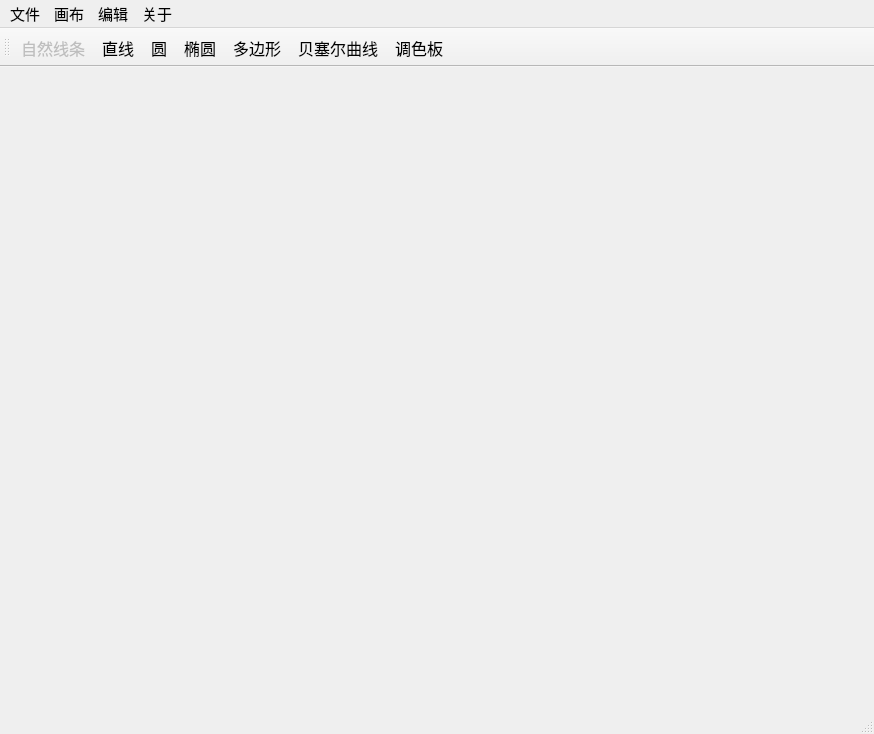
<?xml version="1.0" encoding="UTF-8"?>
<ui version="4.0">
 <class>MainWindow</class>
 <widget class="QMainWindow" name="MainWindow">
  <property name="geometry">
   <rect>
    <x>0</x>
    <y>0</y>
    <width>874</width>
    <height>734</height>
   </rect>
  </property>
  <property name="font">
   <font>
    <family>华文中宋</family>
    <pointsize>12</pointsize>
   </font>
  </property>
  <property name="windowTitle">
   <string>绘图板 ©RPG</string>
  </property>
  <property name="statusTip">
   <string/>
  </property>
  <widget class="QWidget" name="centralwidget">
   <layout class="QVBoxLayout" name="verticalLayout">
    <item>
     <widget class="QScrollArea" name="scrollArea">
      <property name="frameShape">
       <enum>QFrame::NoFrame</enum>
      </property>
      <property name="widgetResizable">
       <bool>true</bool>
      </property>
      <widget class="QWidget" name="scrollAreaWidgetContents">
       <property name="geometry">
        <rect>
         <x>0</x>
         <y>0</y>
         <width>852</width>
         <height>617</height>
        </rect>
       </property>
       <property name="minimumSize">
        <size>
         <width>800</width>
         <height>600</height>
        </size>
       </property>
       <widget class="DrawingArea" name="drawingArea" native="true">
        <property name="geometry">
         <rect>
          <x>0</x>
          <y>0</y>
          <width>800</width>
          <height>600</height>
         </rect>
        </property>
        <property name="statusTip">
         <string/>
        </property>
       </widget>
      </widget>
     </widget>
    </item>
   </layout>
  </widget>
  <widget class="QMenuBar" name="menubar">
   <property name="geometry">
    <rect>
     <x>0</x>
     <y>0</y>
     <width>874</width>
     <height>26</height>
    </rect>
   </property>
   <property name="font">
    <font>
     <family>华文中宋</family>
     <pointsize>11</pointsize>
    </font>
   </property>
   <widget class="QMenu" name="menuAbout">
    <property name="font">
     <font>
      <family>华文中宋</family>
      <pointsize>10</pointsize>
     </font>
    </property>
    <property name="toolTip">
     <string/>
    </property>
    <property name="statusTip">
     <string/>
    </property>
    <property name="title">
     <string>关于</string>
    </property>
    <addaction name="actionAboutAuthor"/>
    <addaction name="actionAboutSoftware"/>
    <addaction name="separator"/>
    <addaction name="separator"/>
    <addaction name="actionReleaseHistory"/>
    <addaction name="actionUpgrade"/>
   </widget>
   <widget class="QMenu" name="menuFile">
    <property name="title">
     <string>文件</string>
    </property>
    <addaction name="actionOpenFile"/>
    <addaction name="actionSaveFile"/>
   </widget>
   <widget class="QMenu" name="menuEdit">
    <property name="title">
     <string>编辑</string>
    </property>
   </widget>
   <widget class="QMenu" name="menuProject">
    <property name="title">
     <string>画布</string>
    </property>
    <addaction name="actionRedrawAll"/>
    <addaction name="actionClearPaper"/>
    <addaction name="actionSetPaperSize"/>
   </widget>
   <addaction name="menuFile"/>
   <addaction name="menuProject"/>
   <addaction name="menuEdit"/>
   <addaction name="menuAbout"/>
  </widget>
  <widget class="QToolBar" name="toolBar">
   <property name="windowTitle">
    <string>toolBar</string>
   </property>
   <attribute name="toolBarArea">
    <enum>TopToolBarArea</enum>
   </attribute>
   <attribute name="toolBarBreak">
    <bool>false</bool>
   </attribute>
   <addaction name="actionChooseNature"/>
   <addaction name="actionStraightLine"/>
   <addaction name="actionCircle"/>
   <addaction name="actionEllipse"/>
   <addaction name="actionPolygon"/>
   <addaction name="actionCurveBezier"/>
   <addaction name="actionPalette"/>
  </widget>
  <widget class="QStatusBar" name="statusBar"/>
  <action name="actionAboutAuthor">
   <property name="icon">
    <iconset resource="img.qrc">
     <normaloff>:/MainWindow/aboutAuthor</normaloff>:/MainWindow/aboutAuthor</iconset>
   </property>
   <property name="text">
    <string>关于作者</string>
   </property>
   <property name="statusTip">
    <string>展示更多关于作者……</string>
   </property>
   <property name="font">
    <font>
     <family>华文中宋</family>
     <pointsize>10</pointsize>
    </font>
   </property>
  </action>
  <action name="actionAboutSoftware">
   <property name="icon">
    <iconset resource="img.qrc">
     <normaloff>:/MainWindow/aboutSoftware</normaloff>:/MainWindow/aboutSoftware</iconset>
   </property>
   <property name="text">
    <string>关于软件</string>
   </property>
   <property name="statusTip">
    <string>展示更多关于软件……</string>
   </property>
   <property name="font">
    <font>
     <family>华文中宋</family>
    </font>
   </property>
  </action>
  <action name="actionProjectView">
   <property name="text">
    <string>视图</string>
   </property>
   <property name="font">
    <font>
     <family>华文中宋</family>
     <pointsize>10</pointsize>
    </font>
   </property>
  </action>
  <action name="actionReleaseHistory">
   <property name="text">
    <string>历史版本</string>
   </property>
   <property name="statusTip">
    <string>查看软件发布的历史版本……</string>
   </property>
   <property name="font">
    <font>
     <family>华文中宋</family>
    </font>
   </property>
  </action>
  <action name="actionUpgrade">
   <property name="text">
    <string>更新</string>
   </property>
   <property name="statusTip">
    <string>手动检查更新……</string>
   </property>
  </action>
  <action name="actionChooseNature">
   <property name="checkable">
    <bool>true</bool>
   </property>
   <property name="enabled">
    <bool>false</bool>
   </property>
   <property name="icon">
    <iconset resource="img.qrc">
     <normaloff>:/MainWindow/Nature</normaloff>:/MainWindow/Nature</iconset>
   </property>
   <property name="text">
    <string>自然线条</string>
   </property>
   <property name="toolTip">
    <string>自然线条</string>
   </property>
  </action>
  <action name="actionStraightLine">
   <property name="checkable">
    <bool>true</bool>
   </property>
   <property name="icon">
    <iconset resource="img.qrc">
     <normaloff>:/MainWindow/StraightLine</normaloff>:/MainWindow/StraightLine</iconset>
   </property>
   <property name="text">
    <string>直线</string>
   </property>
   <property name="toolTip">
    <string>直线</string>
   </property>
  </action>
  <action name="actionOpenFile">
   <property name="text">
    <string>打开</string>
   </property>
   <property name="toolTip">
    <string>打开文件</string>
   </property>
   <property name="shortcut">
    <string>Ctrl+O</string>
   </property>
  </action>
  <action name="actionSaveFile">
   <property name="text">
    <string>保存</string>
   </property>
   <property name="shortcut">
    <string>Ctrl+S</string>
   </property>
  </action>
  <action name="actionPalette">
   <property name="checkable">
    <bool>false</bool>
   </property>
   <property name="icon">
    <iconset resource="img.qrc">
     <normaloff>:/MainWindow/Palette</normaloff>:/MainWindow/Palette</iconset>
   </property>
   <property name="text">
    <string>调色板</string>
   </property>
   <property name="toolTip">
    <string>调色板</string>
   </property>
  </action>
  <action name="actionCircle">
   <property name="checkable">
    <bool>true</bool>
   </property>
   <property name="icon">
    <iconset resource="img.qrc">
     <normaloff>:/MainWindow/Circle</normaloff>:/MainWindow/Circle</iconset>
   </property>
   <property name="text">
    <string>圆</string>
   </property>
   <property name="toolTip">
    <string>圆</string>
   </property>
  </action>
  <action name="actionEllipse">
   <property name="checkable">
    <bool>true</bool>
   </property>
   <property name="checked">
    <bool>false</bool>
   </property>
   <property name="icon">
    <iconset resource="img.qrc">
     <normaloff>:/MainWindow/Ellipse</normaloff>:/MainWindow/Ellipse</iconset>
   </property>
   <property name="text">
    <string>椭圆</string>
   </property>
   <property name="toolTip">
    <string>椭圆</string>
   </property>
  </action>
  <action name="actionRedrawAll">
   <property name="text">
    <string>刷新画布</string>
   </property>
   <property name="font">
    <font>
     <family>华文中宋</family>
     <pointsize>11</pointsize>
    </font>
   </property>
   <property name="shortcut">
    <string>Ctrl+R</string>
   </property>
  </action>
  <action name="actionClearPaper">
   <property name="text">
    <string>清空画布</string>
   </property>
   <property name="font">
    <font>
     <family>华文中宋</family>
     <pointsize>11</pointsize>
    </font>
   </property>
  </action>
  <action name="actionSetPaperSize">
   <property name="text">
    <string>画布大小</string>
   </property>
   <property name="font">
    <font>
     <family>华文中宋</family>
     <pointsize>11</pointsize>
    </font>
   </property>
  </action>
  <action name="actionPolygon">
   <property name="checkable">
    <bool>true</bool>
   </property>
   <property name="icon">
    <iconset resource="img.qrc">
     <normaloff>:/MainWindow/Ploygon</normaloff>:/MainWindow/Ploygon</iconset>
   </property>
   <property name="text">
    <string>多边形</string>
   </property>
   <property name="toolTip">
    <string>多边形</string>
   </property>
  </action>
  <action name="actionCurveBezier">
   <property name="checkable">
    <bool>true</bool>
   </property>
   <property name="icon">
    <iconset resource="img.qrc">
     <normaloff>:/MainWindow/Curve_Bezier</normaloff>:/MainWindow/Curve_Bezier</iconset>
   </property>
   <property name="text">
    <string>贝塞尔曲线</string>
   </property>
   <property name="toolTip">
    <string>贝塞尔曲线</string>
   </property>
  </action>
 </widget>
 <customwidgets>
  <customwidget>
   <class>DrawingArea</class>
   <extends>QWidget</extends>
   <header>DrawingArea.h</header>
   <container>1</container>
  </customwidget>
 </customwidgets>
 <resources>
  <include location="img.qrc"/>
 </resources>
 <connections/>
</ui>
